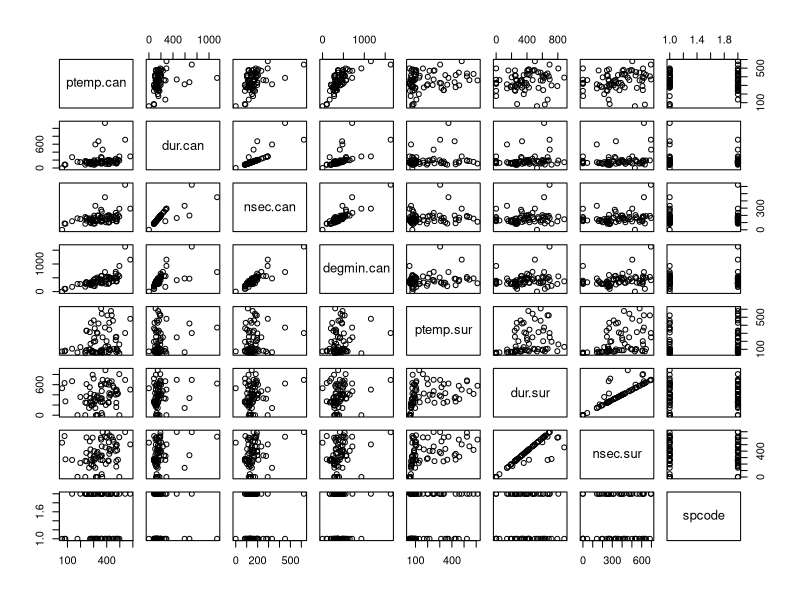
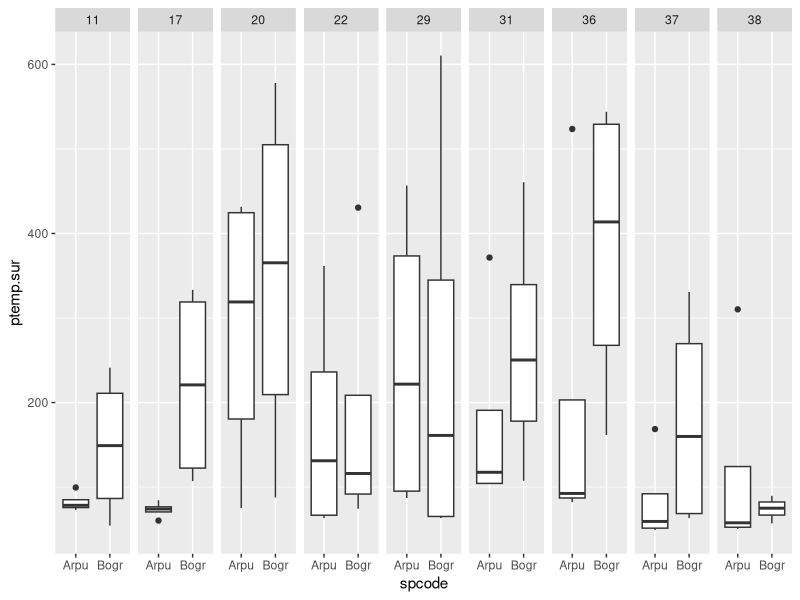
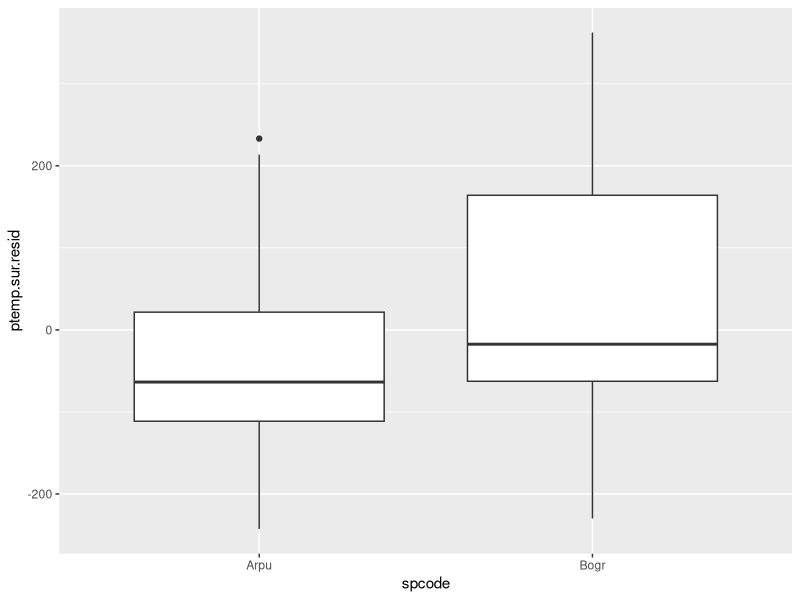
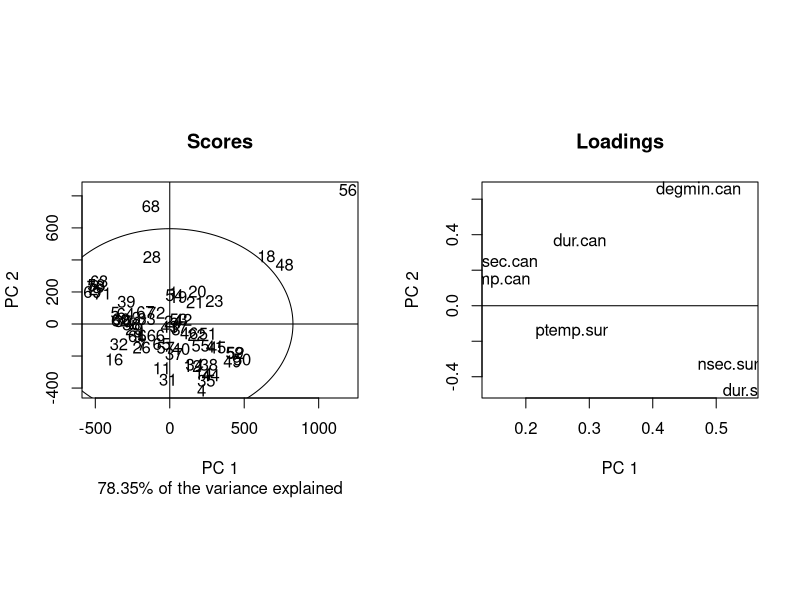
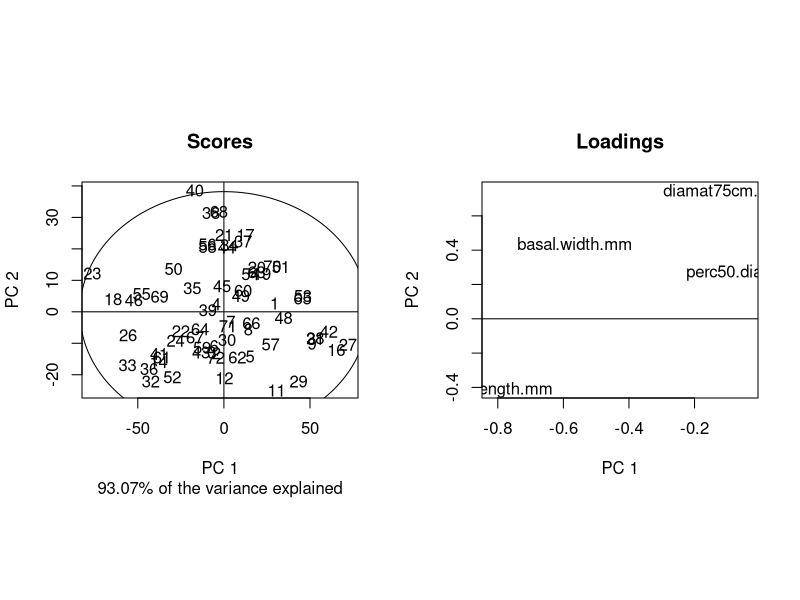
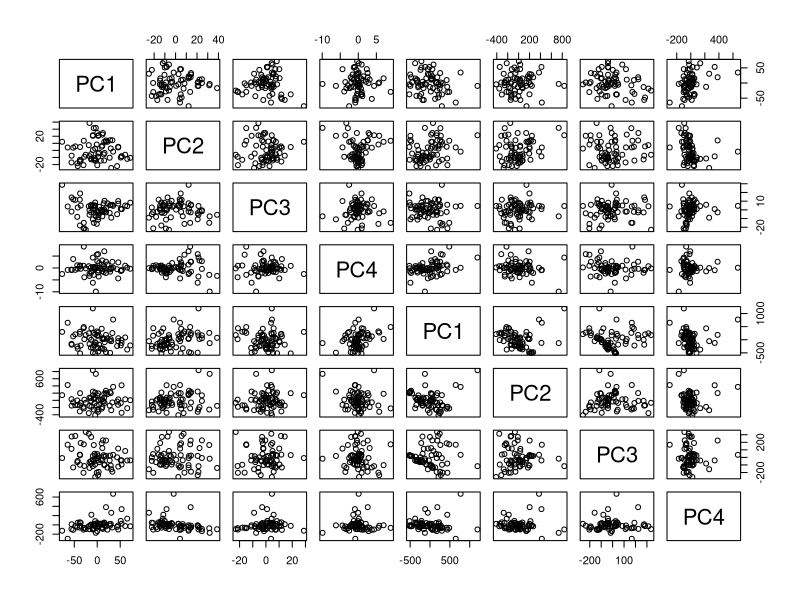
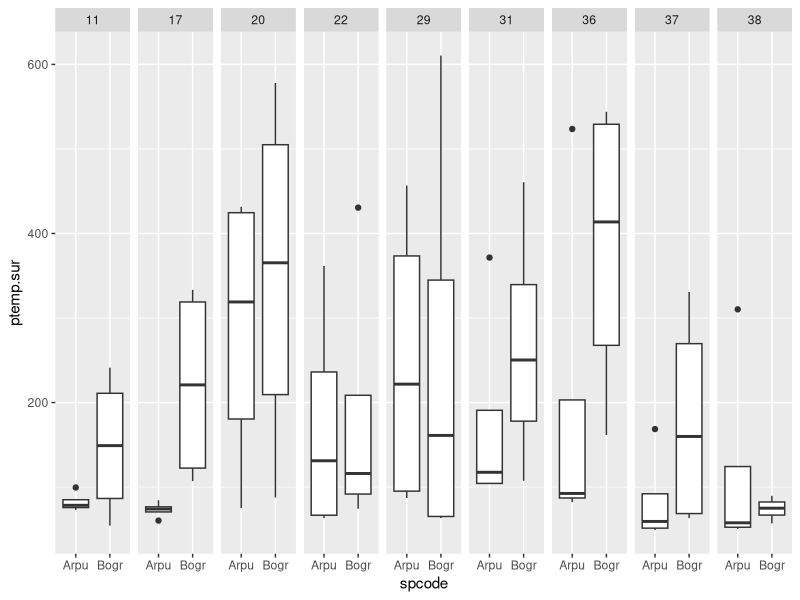

Recreate these plots in R, in order.
library(ggplot2)
library(nlme)

burns <- read.csv("../data/rangeland-burns-temps.csv")
burns$plot <- factor(burns$plot)

plot(burns[,c(7:10, 12:14, 16)])

ggplot(burns, aes(spcode, ptemp.sur)) +
    geom_boxplot() +
    facet_grid(. ~ plot)

ggsave("../results/ptemp-by-spcode-plot.pdf")

# for visualizing spcoide effect on residuals of plot effect

t.mod <- lm(ptemp.sur ~ plot, data=burns)
burns$ptemp.sur.resid <- residuals(t.mod)

ggplot(burns, aes(spcode, ptemp.sur.resid) ) +
    geom_boxplot()



## significant effect of species on peak temperature
ptemp.sur.mod <- lme(ptemp.sur ~ spcode, random = ~ 1 | plot, data = burns)
summary(ptemp.sur.mod)
anova(ptemp.sur.mod)


## PCAs
library(pcaMethods)

ndata <- burns[ rowSums( is.na(burns[, c(17:20) ]) ) != ncol(burns[, c(17:20)] ),]
ndata <- ndata[ rowSums( is.na(ndata[, c(7:10,12:14) ]) ) != ncol(ndata[, c(7:10,12:14)] ),]

plants <- ndata[, c(17:20)] # plant measurements
fire <- ndata[, c(7:10, 12:14)] # HOBO temperatures

plants.PCA <- pca(plants, nPcs=4, method="ppca", center=TRUE)
fire.PCA <- pca(fire, nPcs=4, method="ppca", center=TRUE)

summary(plants.PCA)
summary(fire.PCA)

slplot(fire.PCA)

slplot(plants.PCA)

allscores <- as.data.frame(cbind(scores(plants.PCA), scores(fire.PCA)))
#names(allscores) <- c(paste(names(plants.PCA), "p", sep="_"), paste(names(fire.PCA), "f", sep="_"))
plot(allscores)
